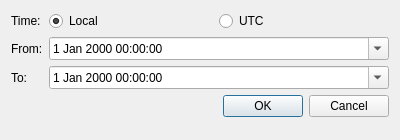
<?xml version="1.0" encoding="UTF-8"?>
<ui version="4.0">
 <class>DateRangeDialog</class>
 <widget class="QDialog" name="DateRangeDialog">
  <property name="geometry">
   <rect>
    <x>0</x>
    <y>0</y>
    <width>400</width>
    <height>140</height>
   </rect>
  </property>
  <property name="windowTitle">
   <string>Date</string>
  </property>
  <layout class="QFormLayout" name="formLayout">
   <item row="0" column="0">
    <widget class="QLabel" name="basisLabel">
     <property name="text">
      <string>Time:</string>
     </property>
    </widget>
   </item>
   <item row="0" column="1">
    <layout class="QHBoxLayout" name="basisLayout">
     <item>
      <widget class="QRadioButton" name="localRadio">
       <property name="toolTip">
        <string>Local time where each frame was taken: DATE-LOC, else the observatory's time zone, else the timezone in Settings</string>
       </property>
       <property name="text">
        <string>Local</string>
       </property>
       <property name="checked">
        <bool>true</bool>
       </property>
      </widget>
     </item>
     <item>
      <widget class="QRadioButton" name="utcRadio">
       <property name="toolTip">
        <string>UTC, as in DATE-OBS</string>
       </property>
       <property name="text">
        <string>UTC</string>
       </property>
      </widget>
     </item>
     <item>
      <spacer name="basisSpacer">
       <property name="orientation">
        <enum>Qt::Orientation::Horizontal</enum>
       </property>
      </spacer>
     </item>
    </layout>
   </item>
   <item row="1" column="0">
    <widget class="QLabel" name="label">
     <property name="text">
      <string>From:</string>
     </property>
    </widget>
   </item>
   <item row="1" column="1">
    <widget class="QDateTimeEdit" name="dateTimeEditFrom">
     <property name="calendarPopup">
      <bool>true</bool>
     </property>
    </widget>
   </item>
   <item row="2" column="0">
    <widget class="QLabel" name="label_2">
     <property name="text">
      <string>To:</string>
     </property>
    </widget>
   </item>
   <item row="2" column="1">
    <widget class="QDateTimeEdit" name="dateTimeEditTo">
     <property name="calendarPopup">
      <bool>true</bool>
     </property>
    </widget>
   </item>
   <item row="3" column="0" colspan="2">
    <widget class="QDialogButtonBox" name="buttonBox">
     <property name="orientation">
      <enum>Qt::Orientation::Horizontal</enum>
     </property>
     <property name="standardButtons">
      <set>QDialogButtonBox::StandardButton::Cancel|QDialogButtonBox::StandardButton::Ok</set>
     </property>
    </widget>
   </item>
  </layout>
 </widget>
 <resources/>
 <connections>
  <connection>
   <sender>buttonBox</sender>
   <signal>accepted()</signal>
   <receiver>DateRangeDialog</receiver>
   <slot>accept()</slot>
   <hints>
    <hint type="sourcelabel">
     <x>248</x>
     <y>254</y>
    </hint>
    <hint type="destinationlabel">
     <x>157</x>
     <y>274</y>
    </hint>
   </hints>
  </connection>
  <connection>
   <sender>buttonBox</sender>
   <signal>rejected()</signal>
   <receiver>DateRangeDialog</receiver>
   <slot>reject()</slot>
   <hints>
    <hint type="sourcelabel">
     <x>316</x>
     <y>260</y>
    </hint>
    <hint type="destinationlabel">
     <x>286</x>
     <y>274</y>
    </hint>
   </hints>
  </connection>
 </connections>
</ui>
